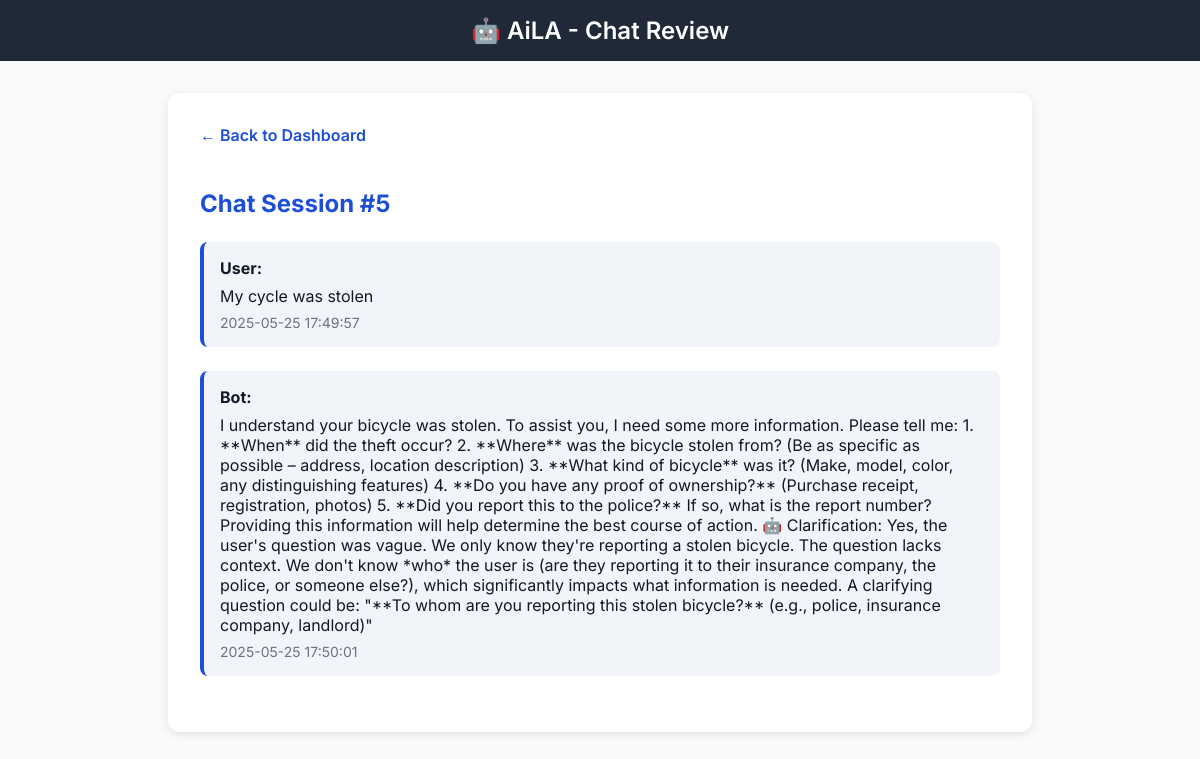
/view_chat/5 (signed in), run on the app's committed database.
### tables this page shows
CREATE TABLE chat_history (
            id INTEGER PRIMARY KEY AUTOINCREMENT,
            chat_session_id INTEGER NOT NULL,
            role TEXT NOT NULL,
            content TEXT NOT NULL,
            timestamp DATETIME DEFAULT CURRENT_TIMESTAMP,
            FOREIGN KEY(chat_session_id) REFERENCES chat_sessions(id)
        );

### app.py (the view)
@app.route('/view_chat/<int:session_id>')
@login_required
def view_chat(session_id):
    user = get_user_by_id(session['user_id'])
    db = get_db()
    session_owner = db.execute(
        "SELECT user_id FROM chat_sessions WHERE id = ?",
        (session_id,)
    ).fetchone()
    if not session_owner or session_owner['user_id'] != user['id']:
        return "Unauthorized", 403
    history = db.execute(
        "SELECT role, content, timestamp FROM chat_history WHERE chat_session_id = ? ORDER BY id ASC",
        (session_id,)
    ).fetchall()
    return render_template('view_chat.html', history=history, username=user['username'], session_id=session_id)

### app.py (called while the page is built)
def get_db():
    db = getattr(g, '_database', None)
    if db is None:
        db = g._database = sqlite3.connect(DATABASE)
        db.row_factory = sqlite3.Row
    return db

@app.teardown_appcontext
def close_connection(exception):
    db = getattr(g, '_database', None)
    if db is not None:
        db.close()

def get_user_by_id(user_id):
    db = get_db()
    return db.execute("SELECT * FROM users WHERE id = ?", (user_id,)).fetchone()

def login_required(f):
    from functools import wraps
    @wraps(f)
    def decorated_function(*args, **kwargs):
        if 'user_id' not in session:
            return redirect(url_for('login'))
        return f(*args, **kwargs)
    return decorated_function

### templates/view_chat.html (shortened to what this page needs)
<!DOCTYPE html>
<html lang="en">
<head>
</head>
<body>
    <header>🤖 AiLA - Chat Review</header>
    <div class="container">
        <a href="{{ url_for('dashboard') }}" class="back-link">← Back to Dashboard</a>
        <h2>Chat Session #{{ session_id }}</h2>
        {% for message in history %}
        <div class="message">
            <strong>{{ message.role.title() }}:</strong>
            {{ message.content }}
            <span class="timestamp">{{ message.timestamp }}</span>
        </div>
        {% endfor %}
    </div>
</body>
</html>

### templates/view_chat.html (style rules this page uses)
body { margin: 0; font-family: 'Inter', sans-serif; background-color: #f9fafb; color: #111827; }
header { background-color: #1f2937; color: white; padding: 1rem; text-align: center; font-size: 1.5rem; font-weight: 600; }
.container { max-width: 800px; margin: 2rem auto; background-color: white; padding: 2rem; border-radius: 0.75rem; box-shadow: 0 2px 10px rgba(0,0,0,0.1); }
h2 { color: #1d4ed8; margin-bottom: 1.5rem; }
a.back-link { display: inline-block; margin-bottom: 1.5rem; color: #1d4ed8; text-decoration: none; font-weight: 600; }
.message { margin-bottom: 1.5rem; padding: 1rem; border-left: 4px solid #1d4ed8; background-color: #f1f5f9; border-radius: 0.5rem; }
.message strong { display: block; margin-bottom: 0.5rem; color: #111827; }
.timestamp { display: block; font-size: 0.875rem; color: #6b7280; margin-top: 0.5rem; }

### data on the page
chat_history: role "User", content "My cycle was stolen", timestamp "2025-05-25 17:49:57"
chat_history: role "Bot", content "I understand your bicycle was stolen. To assist you, I need some more information. Please tell me: 1. **When** did the theft occur? 2. **Where** was the bicycle stolen from? (Be as specific as possible – address, location description) 3. **What kind of bicycle** was it? (Make, model, color, any distinguishing features) 4. **Do you have any proof of ownership?** (Purchase receipt, registration, photos) 5. **Did you report this to the police?** If so, what is the report number? Providing this information will help determine the best course of action. 🤖 Clarification: Yes, the user's question was vague. We only know they're reporting a stolen bicycle. The question lacks context. We don't know…", timestamp "2025-05-25 17:50:01"

### other printed values
{{ session_id }} "5"
